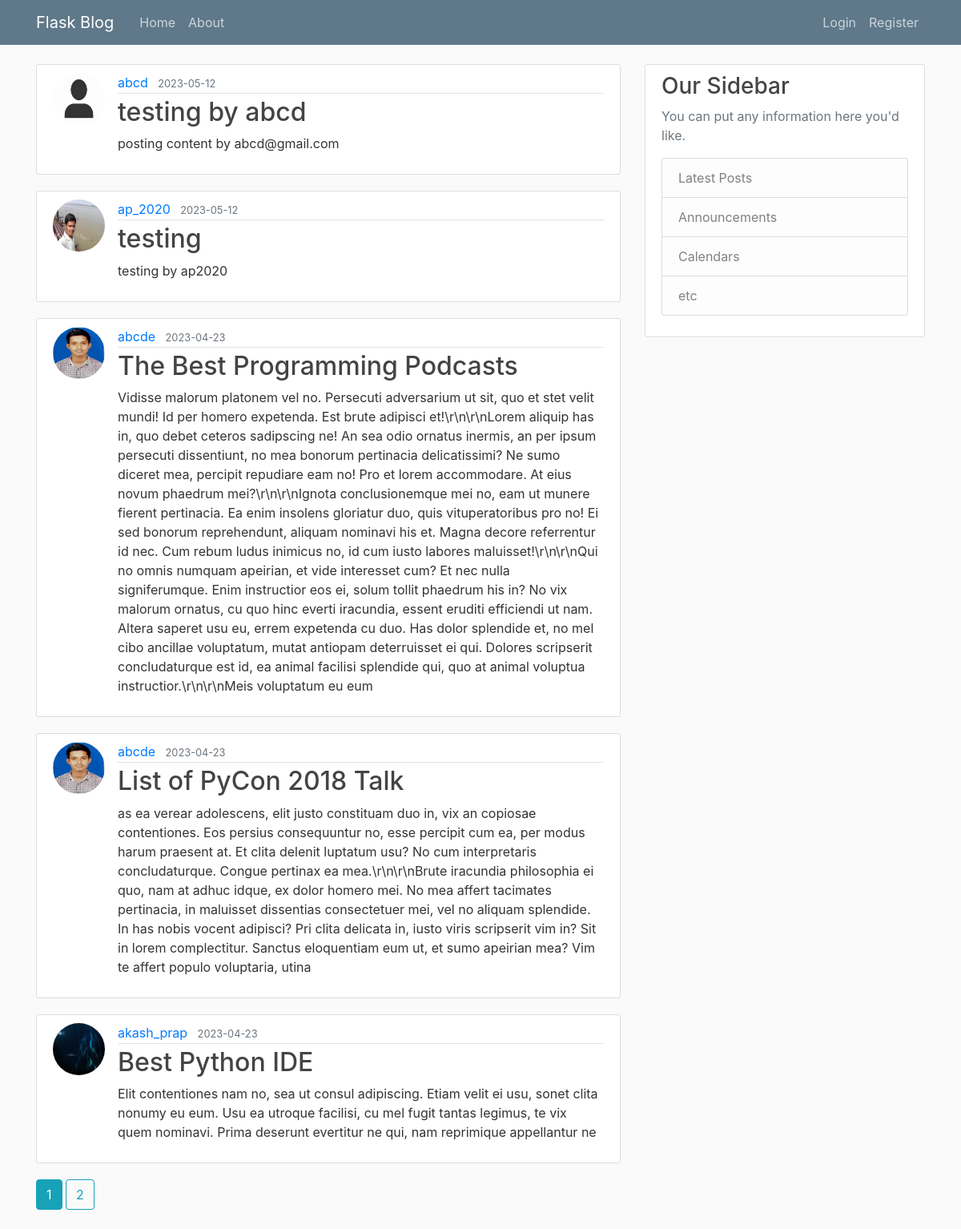
The page /home on the database its author committed.
### flaskblog/models.py (models this page shows, shortened)
class Post(db.Model):
    id = db.Column(db.Integer, primary_key=True)
    title = db.Column(db.String(100), nullable=False)
    date_posted = db.Column(db.DateTime, nullable=False, default=datetime.utcnow)
    content = db.Column(db.Text, nullable=False)
    user_id = db.Column(db.Integer, db.ForeignKey('user.id'), nullable=False)

class User(db.Model, UserMixin):
    id = db.Column(db.Integer, primary_key=True)
    username = db.Column(db.String(20), unique=True, nullable=False)
    email = db.Column(db.String(120), unique=True, nullable=False)
    image_file = db.Column(db.String(20), nullable=False, default='default.jpg')
    password = db.Column(db.String(60), nullable=False)
    posts = db.relationship('Post', backref='author', lazy=True)

### flaskblog/main/routes.py (the view)
@main.route("/")
@main.route("/home")
def home():
    page = request.args.get('page', 1, type=int)
    posts = Post.query.order_by(Post.date_posted.desc()).paginate(page=page, per_page=5)
    return render_template('home.html', posts=posts)

### flaskblog/templates/home.html
{% extends "layout.html" %}
{% block content %}
{% for post in posts.items %}
<article class="media content-section">
    <img class="rounded-circle article-img"
        src="{{ url_for('static', filename='profile_pics/' + post.author.image_file) }}">
    <div class="media-body">
        <div class="article-metadata">
            <a class="mr-2" href="{{ url_for('users.user_posts', username=post.author.username) }}">{{
                post.author.username }}</a>
            <small class="text-muted">{{ post.date_posted.strftime('%Y-%m-%d') }}</small>
        </div>
        <h2><a class="article-title" href="{{ url_for('posts.post', post_id=post.id) }}">{{ post.title }}</a></h2>
        <p class="article-content">{{ post.content }}</p>
    </div>
</article>
{% endfor %}
{% for page_num in posts.iter_pages(left_edge=1, right_edge=1, left_current=1, right_current=2) %}
{% if page_num %}
{% if posts.page == page_num %}
<a class="btn btn-info mb-4" href="{{ url_for('main.home', page=page_num) }}">{{ page_num }}</a>
{% else %}
<a class="btn btn-outline-info mb-4" href="{{ url_for('main.home', page=page_num) }}">{{ page_num }}</a>
{% endif %}
{% else %}
...
{% endif %}
{% endfor %}
{% endblock content %}

### flaskblog/templates/layout.html (shortened to what this page needs)
<!DOCTYPE html>
<html>
<head>
    <link rel="stylesheet" href="https://maxcdn.bootstrapcdn.com/bootstrap/4.0.0/css/bootstrap.min.css"
>
    <link rel="stylesheet" type="text/css" href="{{ url_for('static', filename='main.css') }}">
</head>
<body>
    <header class="site-header">
        <nav class="navbar navbar-expand-md navbar-dark bg-steel fixed-top">
            <div class="container">
                <a class="navbar-brand mr-4" href="/">Flask Blog</a>
                <div class="collapse navbar-collapse" id="navbarToggle">
                    <div class="navbar-nav mr-auto">
                        <a class="nav-item nav-link" href="{{ url_for('main.home') }}">Home</a>
                        <a class="nav-item nav-link" href="{{ url_for('main.about') }}">About</a>
                    </div>
                    <div class="navbar-nav">
                        {% if current_user.is_authenticated %}
                        <a class="nav-item nav-link" href="{{ url_for('posts.new_post') }}">New Post</a>
                        <a class="nav-item nav-link" href="{{ url_for('users.account') }}">Account</a>
                        <a class="nav-item nav-link" href="{{ url_for('users.logout') }}">Logout</a>
                        {% else %}
                        <a class="nav-item nav-link" href="{{ url_for('users.login') }}">Login</a>
                        <a class="nav-item nav-link" href="{{ url_for('users.register') }}">Register</a>
                        {% endif %}
                    </div>
                </div>
            </div>
        </nav>
    </header>
    <main role="main" class="container">
        <div class="row">
            <div class="col-md-8">
                {% block content %}{% endblock %}
            </div>
            <div class="col-md-4">
                <div class="content-section">
                    <h3>Our Sidebar</h3>
                    <p class='text-muted'>You can put any information here you'd like.
                    <ul class="list-group">
                        <li class="list-group-item list-group-item-light">Latest Posts</li>
                        <li class="list-group-item list-group-item-light">Announcements</li>
                        <li class="list-group-item list-group-item-light">Calendars</li>
                        <li class="list-group-item list-group-item-light">etc</li>
                    </ul>
                    </p>
                </div>
            </div>
        </div>
    </main>
</body>
</html>

### flaskblog/static/main.css (style rules this page uses)
body { background: #fafafa; color: #333333; margin-top: 5rem; }
h1, h2, h3, h4, h5, h6 { color: #444444; }
.bg-steel { background-color: #5f788a; }
.site-header .navbar-nav .nav-link { color: #cbd5db; }
.content-section { background: #ffffff; padding: 10px 20px; border: 1px solid #dddddd; border-radius: 3px; margin-bottom: 20px; }
.article-title { color: #444444; }
.article-content { white-space: pre-line; }
.article-img { height: 65px; width: 65px; margin-right: 16px; }
.article-metadata { padding-bottom: 1px; margin-bottom: 4px; border-bottom: 1px solid #e3e3e3 }

### rows shown on the page
Post: image_file (placeholder picture), author.username "abcd", date_posted "2023-05-12", title "testing by abcd", content "posting content by abcd@gmail.com"
Post: image_file (picture), author.username "ap_2020", date_posted "2023-05-12", title "testing", content "testing by ap2020"
Post: image_file (picture), author.username "abcde", date_posted "2023-04-23", title "The Best Programming Podcasts", content "Vidisse malorum platonem vel no. Persecuti adversarium ut sit, quo et stet velit mundi! Id per homero expetenda. Est brute adipisci et!\\r\\n\\r\\nLorem aliquip has in, quo debet ceteros sadipscing ne! An sea odio ornatus inermis, an per ipsum persecuti dissentiunt, no mea bonorum pertinacia delicatissimi? Ne sumo diceret mea, percipit repudiare eam no! Pro et lorem accommodare. At eius novum phaedrum mei?\\r\\n\\r\\nIgnota conclusionemque mei no, eam ut munere fierent pertinacia. Ea enim insolens gloriatur duo, quis vituperatoribus pro no! Ei sed bonorum reprehendunt, aliquam nominavi his et. Magna decore referrentur id nec. Cum rebum ludus inimicus no, id cum iusto labores maluisset!\\r\\n\\r\\nQui…"
Post: image_file (picture), author.username "abcde", date_posted "2023-04-23", title "List of PyCon 2018 Talk", content "as ea verear adolescens, elit justo constituam duo in, vix an copiosae contentiones. Eos persius consequuntur no, esse percipit cum ea, per modus harum praesent at. Et clita delenit luptatum usu? No cum interpretaris concludaturque. Congue pertinax ea mea.\\r\\n\\r\\nBrute iracundia philosophia ei quo, nam at adhuc idque, ex dolor homero mei. No mea affert tacimates pertinacia, in maluisset dissentias consectetuer mei, vel no aliquam splendide. In has nobis vocent adipisci? Pri clita delicata in, iusto viris scripserit vim in? Sit in lorem complectitur. Sanctus eloquentiam eum ut, et sumo apeirian mea? Vim te affert populo voluptaria, utina"
Post: image_file (picture), author.username "akash_prap", date_posted "2023-04-23", title "Best Python IDE", content "Elit contentiones nam no, sea ut consul adipiscing. Etiam velit ei usu, sonet clita nonumy eu eum. Usu ea utroque facilisi, cu mel fugit tantas legimus, te vix quem nominavi. Prima deserunt evertitur ne qui, nam reprimique appellantur ne"

### other values the page prints
{{ page_num }} "1"
{{ page_num }} "2"
